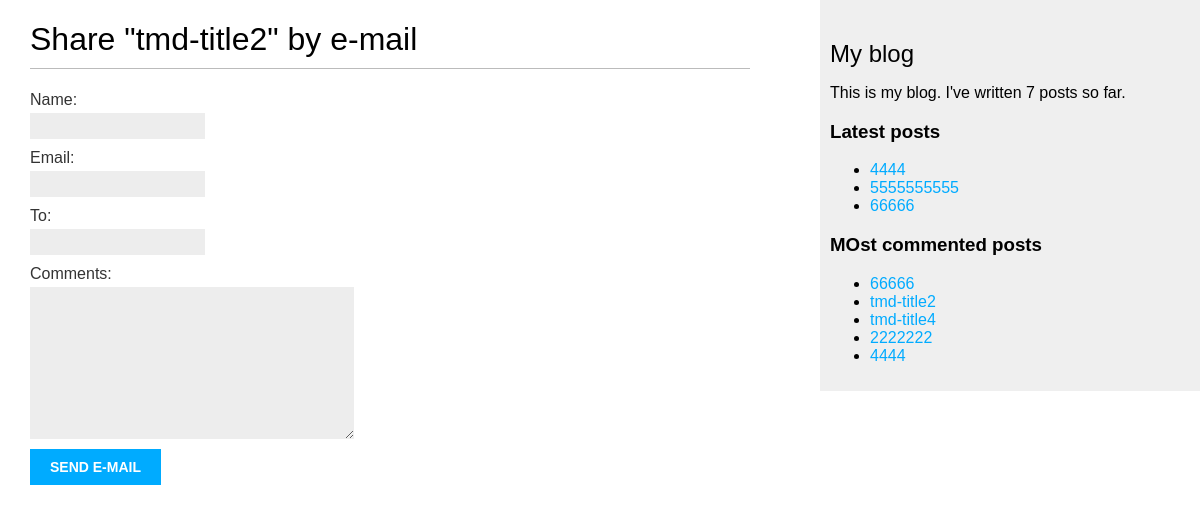
/blog/2/share, run on an earlier commit of the app's database.
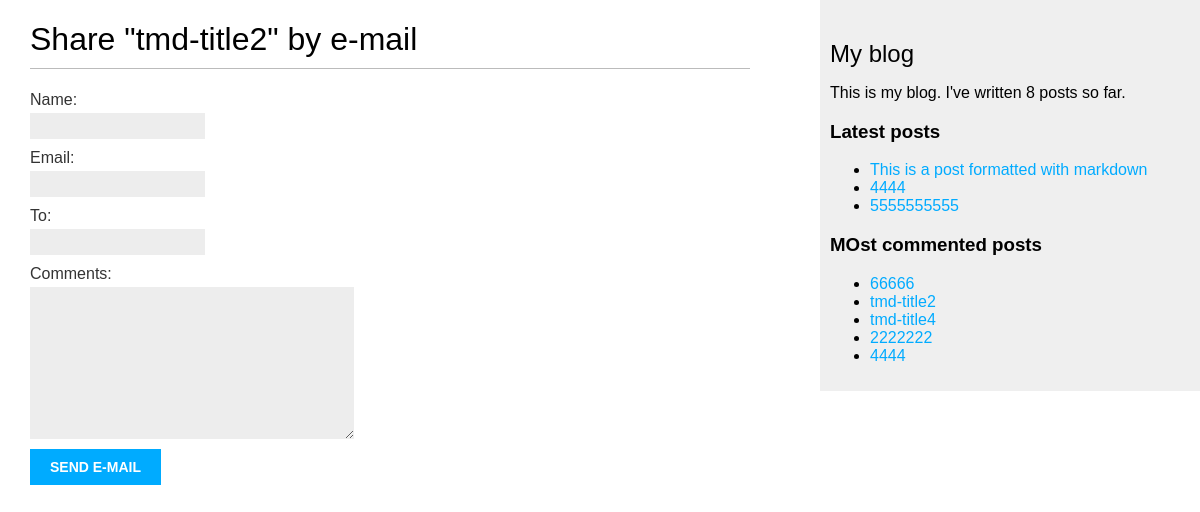
And on a later commit of the database.
### blog/models.py (models this page shows, shortened)
class Post(models.Model):
    STATUS_CHOICES = (
        ('draft', 'Draft'),
        ('published', 'Published')
    )
    title = models.CharField(max_length=250)
    slug = models.SlugField(max_length=250, unique_for_date='publish')
    author = models.ForeignKey(User, on_delete=models.CASCADE, related_name='blog_posts')
    body = models.TextField()
    publish = models.DateTimeField(default=timezone.now())
    created = models.DateTimeField(auto_now_add=True)
    update = models.DateTimeField(auto_now=True)
    status = models.CharField(max_length=10, choices=STATUS_CHOICES,default='draft')
    tags = TaggableManager()
    class Meta:
        ordering = ('-publish',)
    objects = models.Manager()
    published = PublishedManager()
    def get_absolute_url(self):
        return reverse('blog:post_detail',args=[self.publish.year, self.publish.month, self.publish.day, self.slug])

### blog/views.py (the view)
# urls.py: path('<int:post_id>/share',views.post_share,name='post_share')
def post_share(request, post_id):
    post = get_object_or_404(Post, id=post_id, status='published')
    send = False
    if request.method == 'POST':
        form = EmailPostForm(request.POST)
        if form.is_valid():
            cd = form.cleaned_data
            post_url = request.build_absolute_uri(post.get_absolute_url())
            subject = f"{cd['name']} recommends you read {post.title}"
            message = f"Read {post.title} at {post_url}\n\n" \
                      f"{cd['name']}\'s comments: {cd['comments']}"
            send_mail(subject, message, '273189282@qq.com', [cd['to']])
            send = True
    else:
        form = EmailPostForm()
    return render(request, 'blog/post/share.html', {'post': post, 'form': form, 'send': send})

### blog/form.py
class EmailPostForm(forms.Form):
    name = forms.CharField(max_length=25)
    email = forms.EmailField()
    to = forms.EmailField()
    comments = forms.CharField(required=False, widget=forms.Textarea)

### blog/models.py (called while the page is built)
    def get_queryset(self):
        return super(PublishedManager, self).get_queryset().filter(status='published')

### blog/templatetags/blog_tags.py (called while the page is built)
@register.simple_tag
def total_posts():
    return Post.published.count()

@register.inclusion_tag('blog/post/latest_posts.html')
def show_latest_posts(count=5):
    latest_posts = Post.published.order_by('-publish')[:count]
    return {'latest_posts': latest_posts}

@register.simple_tag
def get_most_commented_posts(count=5):
    return Post.published.annotate(total_comments=Count('comments')).order_by('-total_comments')[:count]

### blog/templates/blog/post/share.html (shortened to what this page needs)
{%  extends 'blog/base.html' %}
{%  block content %}
    {% if send %}
        <h1>Email successfully send</h1>
        <p>"{{ post.title }}" was successful sent to {{ form.cleaned_data.to }}.</p>
    {% else %}
        <h1>Share "{{ post.title }}" by e-mail</h1>
        <form method="post">
        {{ form.as_p }}
            <input type="submit" value="Send e-mail">
        </form>
    {% endif %}
{% endblock %}

### blog/templates/blog/base.html (shortened to what this page needs)
{% load blog_tags %}
{% load static %}
<!DOCTYPE html>
<html lang="en">
<head>
    <link href="{% static "css/blog.css" %}" rel="stylesheet">
</head>
<body>
<div id="content">
    {% block content %}
    {% endblock %}
</div>
<div id="sidebar">
    <h2>My blog</h2>
    <p>This is my blog. I've written {% total_posts %} posts so far.</p>
    <h3>Latest posts</h3>
    {%  show_latest_posts 3 %}
    <h3>MOst commented posts</h3>
    {% get_most_commented_posts as most_commented_posts %}
    <ul>
        {% for post in most_commented_posts %}
            <li>
                <a href="{{ post.get_absolute_url }}">{{ post.title }}</a>
            </li>
        {% endfor %}
    </ul>
</div>
</body>
</html>

### blog/templates/blog/post/latest_posts.html
<ul>
    {% for post in latest_posts %}
        <li>
            <a href="{{ post.get_absolute_url }}">{{ post.title }}</a>
        </li>
    {% endfor %}
</ul>

What changed in the data, as far as the page shows it:
no longer on one of the page's lists (row unchanged): Post: title "66666"
added Post: title "This is a post formatted with markdown", shown under "Latest posts"
Also different on the page:
text no longer shown: "7"
text now shown: "8"
